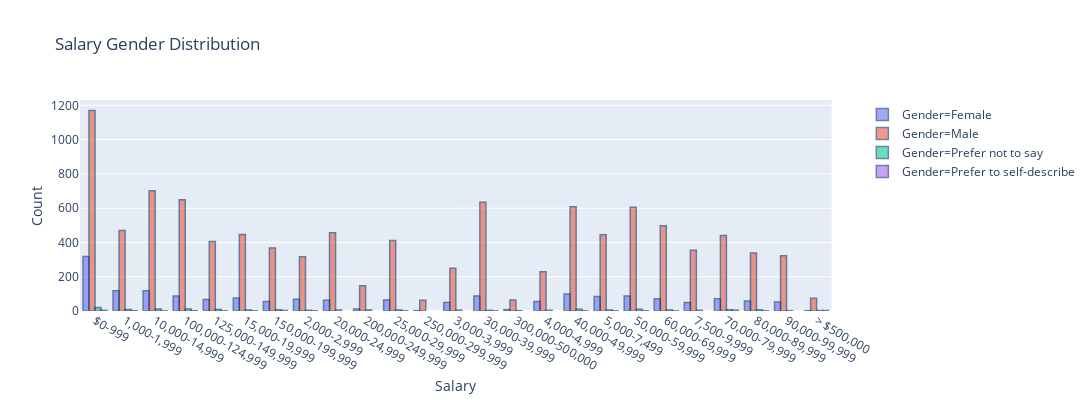

Notebook source saved alongside this figure:
### Code cell
# Salary Gender Distribution
sal = df.loc[:,["salary", "gender"]].groupby(["salary", "gender"]).size().reset_index()
sal.columns = ["Salary", "Gender", "Count"]
fig = px.bar(sal, x='Salary', y='Count', color="Gender", 
             barmode='group', title ="Salary Gender Distribution", 
             height=400, width=2000)
fig.update_traces(marker_line_color='rgb(9,50,100)',
                  marker_line_width=1.5, opacity=0.6)
fig.show()
py.plot(fig, filename="salary-gender.html")

### Figure 1 — Plotly figure (JSON) as saved in the notebook; plotly's stock layout.template omitted (floating-point values rounded to 4 significant figures)
{"data": [{"alignmentgroup": "True", "hoverlabel": {"namelength": 0}, "hovertemplate": "Gender=Female<br>Salary=%{x}<br>Count=%{y}", "legendgroup": "Gender=Female", "marker": {"color": "#636efa", "line": {"color": "rgb(9,50,100)", "width": 1.5}}, "name": "Gender=Female", "offsetgroup": "Gender=Female", "opacity": 0.6, "orientation": "v", "showlegend": true, "textposition": "auto", "type": "bar", "x": ["$0-999", "1,000-1,999", "10,000-14,999", "100,000-124,999", "125,000-149,999", "15,000-19,999", "150,000-199,999", "2,000-2,999", "20,000-24,999", "200,000-249,999", "25,000-29,999", "250,000-299,999", "3,000-3,999", "30,000-39,999", "300,000-500,000", "4,000-4,999", "40,000-49,999", "5,000-7,499", "50,000-59,999", "60,000-69,999", "7,500-9,999", "70,000-79,999", "80,000-89,999", "90,000-99,999", "> $500,000"], "xaxis": "x", "y": [318, 118, 118, 87, 67, 76, 56, 69, 63, 12, 64, 2, 50, 88, 8, 56, 99, 84, 87, 71, 50, 72, 58, 52, 2], "yaxis": "y"}, {"alignmentgroup": "True", "hoverlabel": {"namelength": 0}, "hovertemplate": "Gender=Male<br>Salary=%{x}<br>Count=%{y}", "legendgroup": "Gender=Male", "marker": {"color": "#EF553B", "line": {"color": "rgb(9,50,100)", "width": 1.5}}, "name": "Gender=Male", "offsetgroup": "Gender=Male", "opacity": 0.6, "orientation": "v", "showlegend": true, "textposition": "auto", "type": "bar", "x": ["$0-999", "1,000-1,999", "10,000-14,999", "100,000-124,999", "125,000-149,999", "15,000-19,999", "150,000-199,999", "2,000-2,999", "20,000-24,999", "200,000-249,999", "25,000-29,999", "250,000-299,999", "3,000-3,999", "30,000-39,999", "300,000-500,000", "4,000-4,999", "40,000-49,999", "5,000-7,499", "50,000-59,999", "60,000-69,999", "7,500-9,999", "70,000-79,999", "80,000-89,999", "90,000-99,999", "> $500,000"], "xaxis": "x", "y": [1170, 470, 702, 650, 406, 446, 368, 316, 457, 147, 411, 63, 250, 635, 64, 229, 609, 445, 606, 498, 354, 440, 339, 323, 75], "yaxis": "y"}, {"alignmentgroup": "True", "hoverlabel": {"namelength": 0}, "hovertemplate": "Gender=Prefer not to say<br>Salary=%{x}<br>Count=%{y}", "legendgroup": "Gender=Prefer not to say", "marker": {"color": "#00cc96", "line": {"color": "rgb(9,50,100)", "width": 1.5}}, "name": "Gender=Prefer not to say", "offsetgroup": "Gender=Prefer not to say", "opacity": 0.6, "orientation": "v", "showlegend": true, "textposition": "auto", "type": "bar", "x": ["$0-999", "1,000-1,999", "10,000-14,999", "100,000-124,999", "125,000-149,999", "15,000-19,999", "150,000-199,999", "2,000-2,999", "20,000-24,999", "200,000-249,999", "25,000-29,999", "3,000-3,999", "30,000-39,999", "300,000-500,000", "4,000-4,999", "40,000-49,999", "5,000-7,499", "50,000-59,999", "60,000-69,999", "7,500-9,999", "70,000-79,999", "80,000-89,999", "90,000-99,999", "> $500,000"], "xaxis": "x", "y": [21, 9, 12, 11, 9, 6, 7, 4, 6, 6, 6, 5, 4, 2, 4, 10, 6, 10, 6, 4, 7, 7, 2, 3], "yaxis": "y"}, {"alignmentgroup": "True", "hoverlabel": {"namelength": 0}, "hovertemplate": "Gender=Prefer to self-describe<br>Salary=%{x}<br>Count=%{y}", "legendgroup": "Gender=Prefer to self-describe", "marker": {"color": "#ab63fa", "line": {"color": "rgb(9,50,100)", "width": 1.5}}, "name": "Gender=Prefer to self-describe", "offsetgroup": "Gender=Prefer to self-describe", "opacity": 0.6, "orientation": "v", "showlegend": true, "textposition": "auto", "type": "bar", "x": ["$0-999", "1,000-1,999", "10,000-14,999", "100,000-124,999", "125,000-149,999", "15,000-19,999", "150,000-199,999", "2,000-2,999", "25,000-29,999", "30,000-39,999", "40,000-49,999", "5,000-7,499", "50,000-59,999", "60,000-69,999", "70,000-79,999", "80,000-89,999", "> $500,000"], "xaxis": "x", "y": [4, 2, 1, 2, 1, 1, 3, 1, 1, 1, 1, 1, 1, 1, 5, 1, 3], "yaxis": "y"}], "layout": {"barmode": "group", "height": 400, "legend": {"tracegroupgap": 0}, "title": {"text": "Salary Gender Distribution"}, "width": 2000, "xaxis": {"anchor": "y", "domain": [0, 0.98], "title": {"text": "Salary"}}, "yaxis": {"anchor": "x", "domain": [0, 1], "title": {"text": "Count"}}}}
